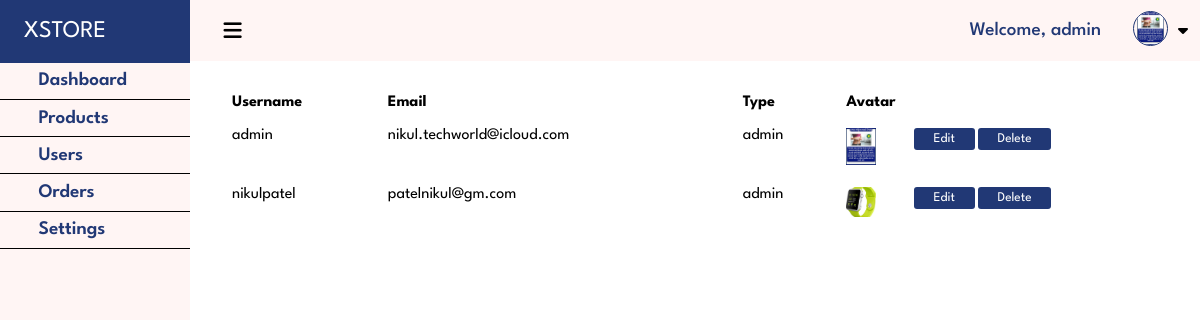
Screenshot of /admin/all_users.php (signed in) with the database file from the repository.
### tables this page shows
CREATE TABLE `users` (
  `id` int(11) NOT NULL,
  `username` varchar(100) NOT NULL,
  `password` varchar(100) NOT NULL,
  `email` varchar(100) NOT NULL,
  `type` varchar(100) NOT NULL DEFAULT 'customer',
  `image` varchar(200) NOT NULL DEFAULT 'default_avtar.png'
);

### class/autoloader.php (called while the page is built, shortened)
<?php
function registerClass($className)
{
    $extension = '.class.php';
}

### class/db.class.php (called while the page is built, shortened)
<?php
class Db{
    private $dbname = 'project';
    private $host = 'localhost';
    private $user = 'root';
    private $pwd = '';
    private function connect()
    {
        $db = "mysql:host=$this->host;dbname=$this->dbname;";
        $pdo = new pdo($db,$this->user,$this->pwd);
        $pdo->setAttribute(pdo::ATTR_DEFAULT_FETCH_MODE,pdo::FETCH_ASSOC);
        return $pdo;
    }
    public function select($table,$condition = '')
    {
        $query = "SELECT * FROM `$table`";
        $data = $this->connect()->query($query);
        $data = $data->fetchAll();
        return $data;
    }
}

### class/user.class.php (called while the page is built, shortened)
<?php
require_once('autoloader.php');
class User extends Db
{
    public function get_all_users()
    {
        $allusers = Db::select('users');
        return $allusers;
    }
}

### admin/all_users.php (the view, shortened to what this page needs)
<?php
require_once('../class/autoloader.php');
$user = new User();
?>
<!DOCTYPE html>
<html lang="en">
<head>
<?php require_once('header.php') ?>
    <div class="widget">
        <table class="users_list datatable">
            <thead>
            <tr>
                <th>Username</th>
                <th>Email</th>
                <th>Type</th>
                <th>Avatar</th>
            </tr>
            </thead>
            <tbody>
            <?php
                $allusers = $user->get_all_users();
                if($allusers){
                    $users = '';
                    foreach($allusers as $user){
                        $users .= "<tr><td>{$user['username']}</td>";
                        $users .= "<td>{$user['email']}</td>";
                        $users .= "<td>{$user['type']}</td>";
                        $imgurl = SITEURL.'assets/images/users/'.$user['image'];
                        $users .= "<td width='60px'><img src='$imgurl' width='30px'></td>";
                        $users .= "<td class='flex_container no_wrap'>
                        <button onclick=editForm(this,'user') class='edit_user action' id='{$user['id']}'>Edit</button>
                        <button onclick=deleteData(this,'user') class='delete_user action' id='{$user['id']}'>Delete</button>
                        </td></tr>";
                    }
                    echo $users;
                }
            ?>
            </tbody>
        </table>
    </div>
<?php require('footer.php') ?>

### admin/assets/css/admin.css (style rules this page uses)
* { padding:0; margin:0; box-sizing: border-box; font-family: 'League Spartan', sans-serif; }
:root { --primary: #213875; --hover: #F433AB; --secondary:#fff5f4; --body-background: #ffffff; --accent:#dcf6da; }
.flex_container { display: flex; flex-wrap: wrap; gap:1%; }
.flex_container.no_wrap { flex-wrap: nowrap; }
table.datatable { width:100%; }
table.datatable button.action { padding:5px 20px; border:none; background-color: var(--primary); color:white; border-radius: 3px; cursor: pointer; }
table.datatable :is(th,tr,td) { text-align: left; padding: 0.5em; vertical-align: top; }

### rows the page displays
users: username "admin", email "nikul.techworld@icloud.com", type "admin", image (picture)
users: username "nikulpatel", email "patelnikul@gm.com", type "admin", image (picture)

### other values shown
$_SESSION['USERNAME'] "admin"
